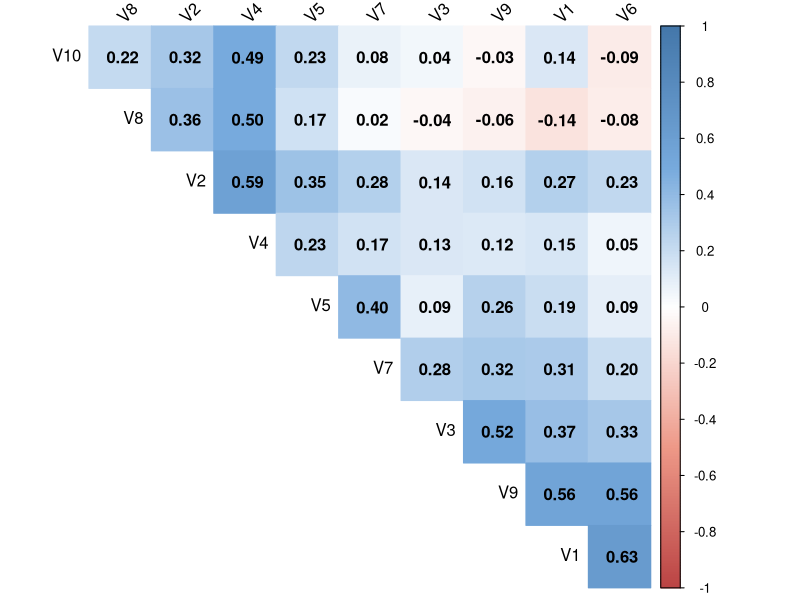
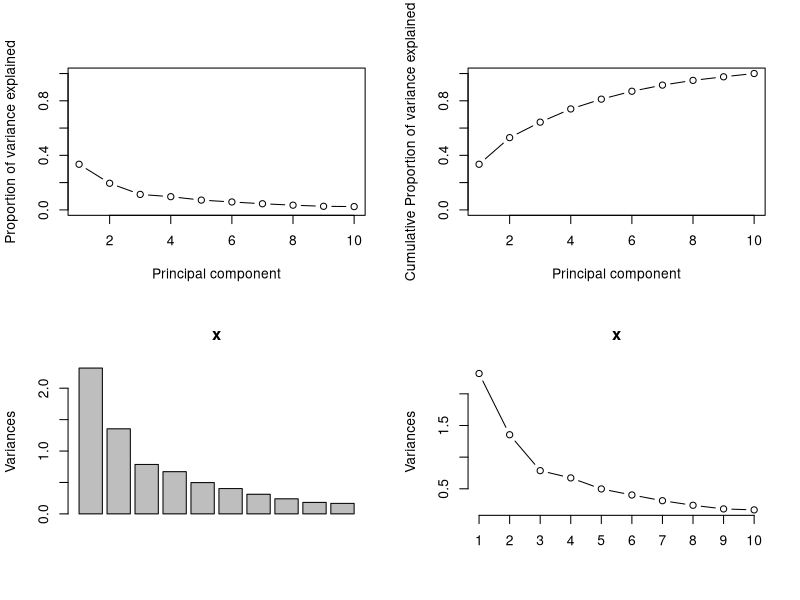
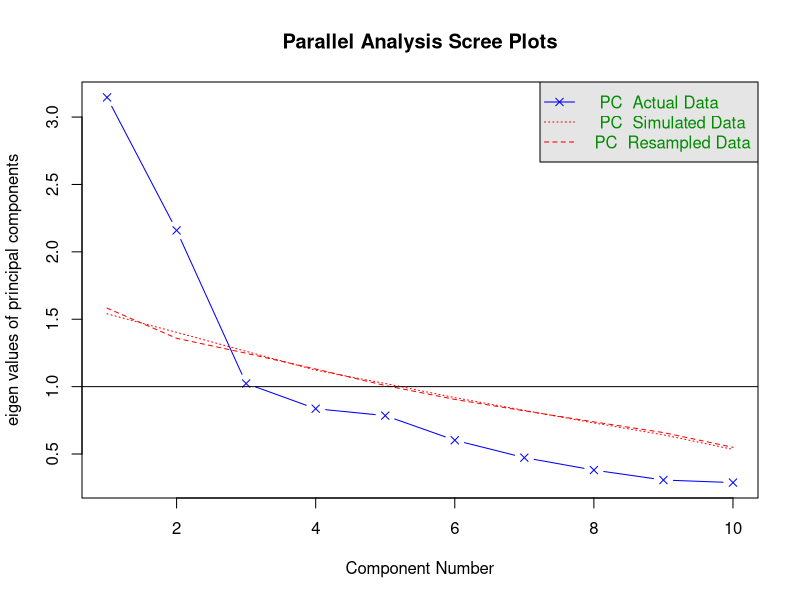

Write the R code that produced these figures, in order.
## ---- chunk 1
pcaCharts <- function(x) {
    x.var <- x$sdev ^ 2
    x.pvar <- x.var/sum(x.var)
    print("proportions of variance:")
    print(x.pvar)
    
    par(mfrow=c(2,2))
    plot(x.pvar,xlab="Principal component",
         ylab="Proportion of variance explained", ylim=c(0,1), type='b')
    plot(cumsum(x.pvar),xlab="Principal component",
         ylab="Cumulative Proportion of variance explained", ylim=c(0,1), type='b')
    screeplot(x)
    screeplot(x,type="l")
    par(mfrow=c(1,1))
}


cor.mtest <- function(data, ...) {
    data <- as.matrix(data)
    n <- ncol(data)
    p.data<- matrix(NA, n, n)
    diag(p.data) <- 0
    for (i in 1:(n - 1)) {
        for (j in (i + 1):n) {
            tmp <- cor.test(data[, i], data[, j], ...)
            p.data[i, j] <- p.data[j, i] <- tmp$p.value
        }
    }
  colnames(p.data) <- rownames(p.data) <- colnames(data)
  p.data
}
## ---- chunk 2
library("knitr")
opts_chunk$set(echo = TRUE, cache = TRUE, message = FALSE, warning = FALSE)
options(width = 100)
## ---- chunk 3
# import data
teachers <- read.csv('hw3(2020).dat', header = FALSE, sep = '')
## ---- chunk 4
# matrix of the p-value of the correlation
p.data <- cor.mtest(teachers)

col <- colorRampPalette(c("#BB4444", "#EE9988", "#FFFFFF", "#77AADD", "#4477AA"))
corrplot::corrplot(cor(teachers), method="color", col=col(200),
                  type="upper", order="hclust", 
                  addCoef.col = "black", # Add coefficient of correlation
                  tl.col="black", tl.srt=45, #Text label color and rotation
                  # Combine with significance
                  p.data = p.data, sig.level = 0.01, insig = "blank",
                  # hide correlation coefficient on the principal diagonal
                  diag=FALSE
                  )
## ---- chunk 5
bartlett <- psych::cortest.bartlett(teachers)
bartlett
## ---- chunk 6
kmo <- psych::KMO(teachers)
kmo
## ---- chunk 7
n <- nrow(teachers)
p <- ncol(teachers)
ratio <- n/p
## ---- chunk 8
 #Principle Component using non-centered, non-scaled datas
teachers_pca <- prcomp(teachers)
names(teachers_pca)
teachers_pca
## ---- chunk 9
summary(teachers_pca)
## ---- chunk 10
pcaCharts(teachers_pca)
## ---- chunk 11
psych::fa.parallel(x = teachers, fa = "pc", nfactors = p)
## ---- chunk 12
pcfa <- psych::fa(r = teachers, nfactors = 2, rotate = "none", fm = "pa")
pcfa_load <- pcfa$loadings[1:p,]
pcfa_com <- pcfa$communality
pcfa_psi <- pcfa$uniquenesses
pcfa_tbl <- cbind(pcfa_load, pcfa_com, pcfa_psi)
pcfa_tbl
pcfa$Vaccounted
## ---- chunk 13
pcfa <- psych::fa(r = teachers, nfactors = 3, rotate = "none", fm = "pa")
pcfa_load <- pcfa$loadings[1:p,]
pcfa_com <- pcfa$communality
pcfa_psi <- pcfa$uniquenesses
pcfa_tbl <- cbind(pcfa_load, pcfa_com, pcfa_psi)
pcfa_tbl
pcfa$Vaccounted
## ---- chunk 14
pcfav <- psych::fa(r = teachers, nfactors = 2, rotate = "varimax", fm="pa")
pcfav_load <- pcfav$loadings[1:p,]
pcfav_com <- pcfav$communality
pcfav_psi <- pcfav$uniquenesses 
pcfav_tbl <- cbind(pcfav_load, pcfav_com, pcfav_psi)
pcfav_tbl
pcfav$Vaccounted
